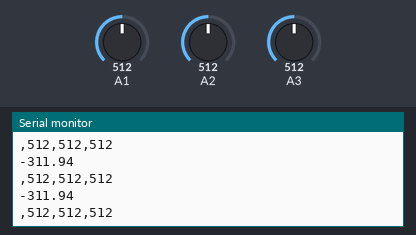
Simulated run of this sketch. Board: Arduino Uno, built with avr-gcc and run on an emulated ATmega328P. Shown: the last lines printed to the serial monitor. The inputs (shaded band) are chosen by the test bench; at power-on: A1 = 512, A2 = 512, A3 = 512.

Above: at 1.2 s.
1.3 s: A1 set to 716
At 2.1 s:
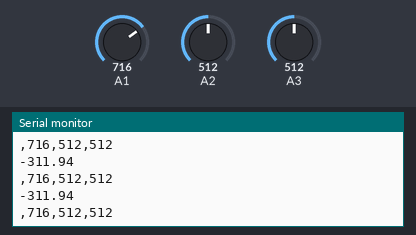
2.8 s: A2 set to 716
At 3.7 s:
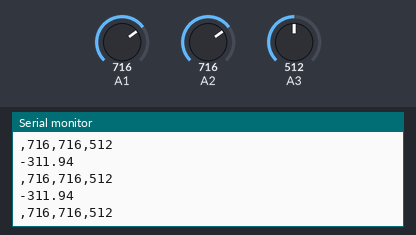
4.3 s: A3 set to 716
At 5.0 s:
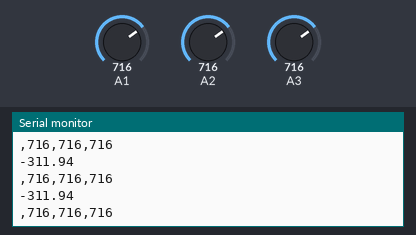
5.8 s: A1 set to 900
At 6.8 s:
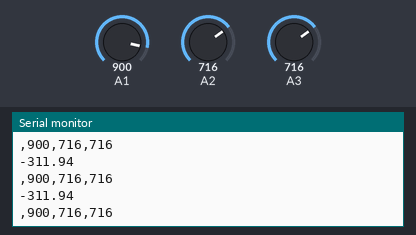
7.3 s: A2 set to 900
At 8.3 s:
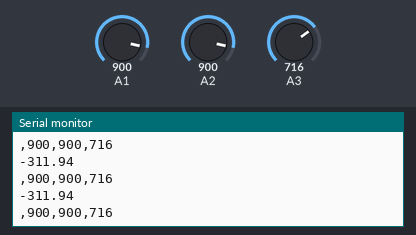
8.8 s: A3 set to 900
At 9.5 s:
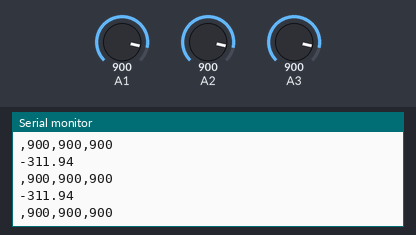
Timing chart, 0 to 11.3 s (numbered marks = the images above; inputs shaded):
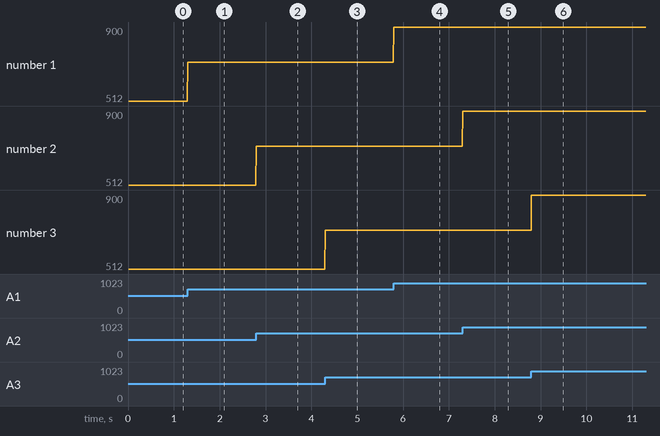

The sketch:

DiffPressTransducerOLED_ISAAC.ino
```cpp
#include <elapsedMillis.h>
//#include <OLED_I2C.h>
#include <SPI.h>


//OLED myOLED(SDA, SCL, 8);

// extern uint8_t SmallFont[];
// extern uint8_t MediumNumbers[];
// extern uint8_t BigNumbers[];
const int CS = 10;
elapsedMillis counting;
int counting2;


void setup() {
  Serial.begin(115200);
  SPI.begin();
  // myOLED.begin();
  // myOLED.setFont(SmallFont);
  pinMode(CS, OUTPUT);
}

void loop() {
  if (counting >= 10) {
    counting = 0;
    counting2++;
    SPI.beginTransaction(SPISettings(100000, MSBFIRST, SPI_MODE1));  // set your device’s speed/mode
    digitalWrite(CS, LOW);

    // Send three dummy bytes; read back three real bytes from the slave
    //uint8_t b0 = SPI.transfer(0xFF);
    uint16_t b1 = SPI.transfer(0xFF);
    uint16_t b2 = SPI.transfer(0xFF);

    digitalWrite(CS, HIGH);
    SPI.endTransaction();

    int Temp1 = analogRead(A1);   //12-bit values
    int Temp2 = analogRead(A2);
    int Temp3 = analogRead(A3);


    int16_t value = ((b1 & 0x3F) << 8) | b2;  //14-bit value, discard 2 MSBs

    // Vendor nominal mapping (10–90 % of 14-bit span):

    //int pressure = -250 + (500) * (value - MIN_COUNT) / (MAX_COUNT - MIN_COUNT);  // won't work, need to have everthing as floats so the division works
    float pressure = -250.0f + (500.0f) * ((float(value) - 1638.4f) / (14745.6f - 1638.4f));  //use the 'f' to show its a float not a double
    pressure = (pressure * 0.9969f) - 0.4044f;        //calibration
    Serial.println(pressure);
    Serial.print(',');
    Serial.print(Temp1);
    Serial.print(',');
    Serial.print(Temp2);
    Serial.print(',');
    Serial.println(Temp3);

    // if (counting2 >= 50) {
    //   counting2 = 0;
    //   myOLED.clrScr();
    //   myOLED.setFont(SmallFont);
    //   myOLED.print("mbar", RIGHT, 10);
    //   myOLED.setFont(BigNumbers);
    //   myOLED.printNumF(pressure, 2, RIGHT, 30);
    //   myOLED.update();
    // }
  }
}
```

Measured:
- after the input at 1.3 s, the serial monitor: prints a new line at once (image 1)
- after the input at 2.8 s, the serial monitor: prints a new line at once (image 2)
- after the input at 4.3 s, the serial monitor: prints a new line at once (image 3)
- after the input at 5.8 s, the serial monitor: prints a new line at once (image 4)
- after the input at 7.3 s, the serial monitor: prints a new line at once (image 5)
- after the input at 8.8 s, the serial monitor: prints a new line at once (image 6)
- plotted number 1: 512 → 716 after the input at 1.3 s, 716 → 900 after the input at 5.8 s
